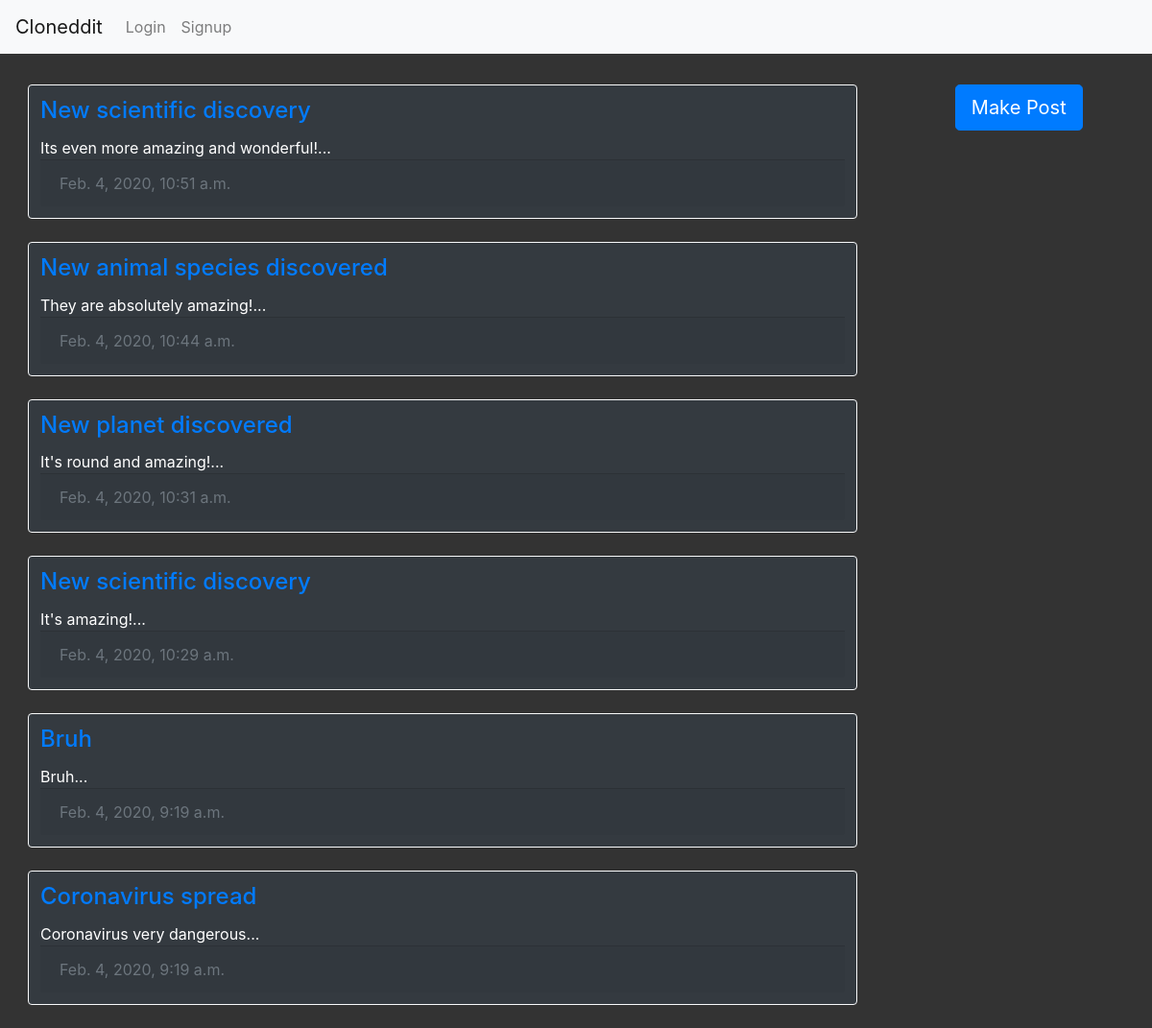
/, run on an earlier commit of the app's database.
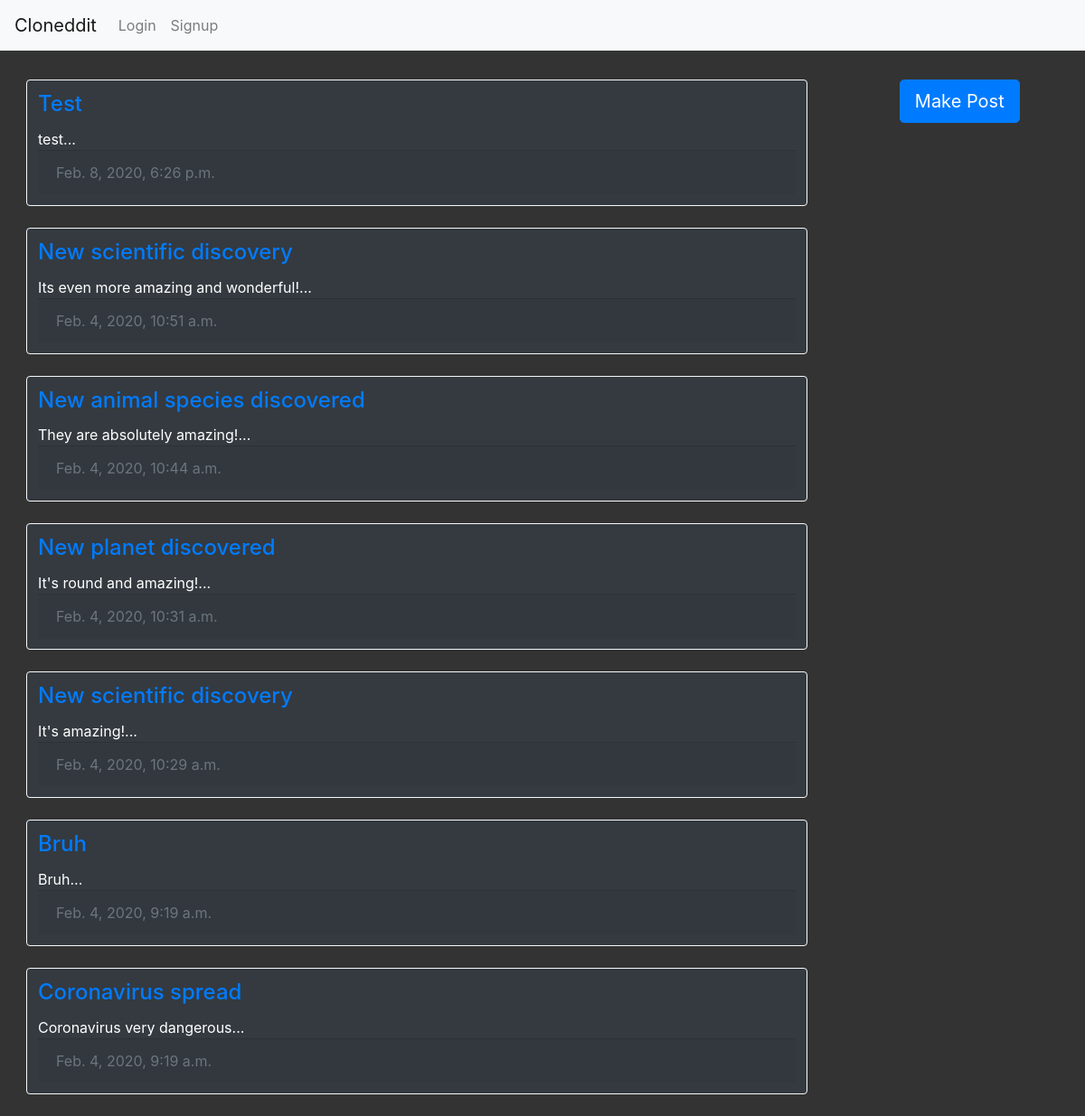
And on a later commit of the database.
### comments/models.py (models this page shows)
class Entry(models.Model):
    title = models.CharField(max_length=200)
    pub_date = models.DateTimeField('date published')
    text = models.TextField(max_length=500, blank = True)
    votes = models.IntegerField(default = 0)
    def snippet(self):
        return self.text[:50] + "..."

### comments/views.py (the view)
# urls.py: path('', views.entries, name="entries"),
def entries(request):
    entries = Entry.objects.all().order_by('-pub_date')
    return render(request, 'entries.html', {'entries':entries})

### comments/templates/entries.html
{% include 'index.html' %}
<div class=row style="background-color: #333333">
{% block content %}
    <div class="col col-lg-9" style="padding-left: 44px; padding-top: 32px">
        {% for entry in entries %}
            <div class="card text-white bg-dark border-light">
                <div class="card-body" style="padding:12px">
                    <div class="card-title">
                        <h4><a href="{% url 'comments:entry_detail' entry.pk %}">{{entry.title}}</a></h4>
                    </div>
                    <div class="card-text">
                        {{ entry.snippet }}
                    </div>
                    <div class="card-footer text-muted">
                        {{ entry.pub_date }}
                    </div>
                </div>
            </div>
            <br>
        {% endfor %}
    </div>
    <div class="col col-lg-3">
        <div style="text-align: center; padding-top: 32px">
            <a href="make_entry"><button class="btn btn-primary btn-lg">Make Post</button></a>
        </div>
    </div>
</div>
{% endblock %}

What changed in the data, as far as the page shows it:
added Entry: title "Test", snippet "test...", pub_date "Feb. 8, 2020, 6:26 p.m."
